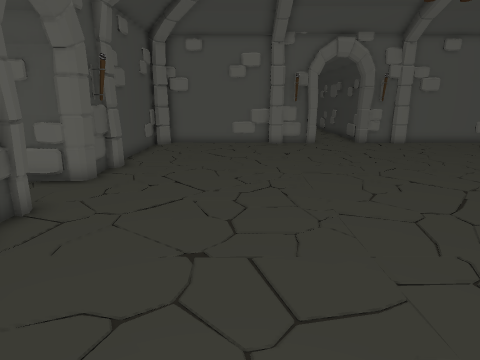
[1] (above)

22 first-person views from a walk through a scene from a Unity 3-D project. The camera is 1.3 m above the floor, tilts 14° down and sees 75° across. The floor is counted in squares, 0.5 m on a side. Each view is taken from the middle of a square. On the plan, view 1 faces up. The plan holds only what a view shows up to about 20 squares ahead; the rest is blank. The place goes on beyond the plan. The player is left out. Some animated figures are not drawn. Door leaves are left out, so doorways stand open.

[2]
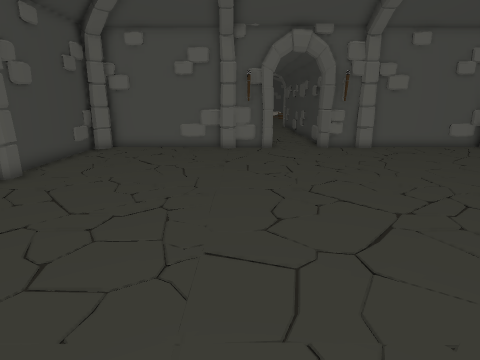

[3]
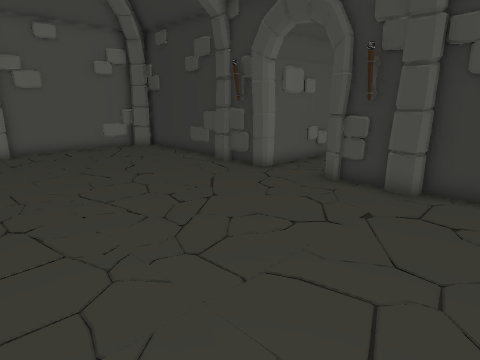

[4]
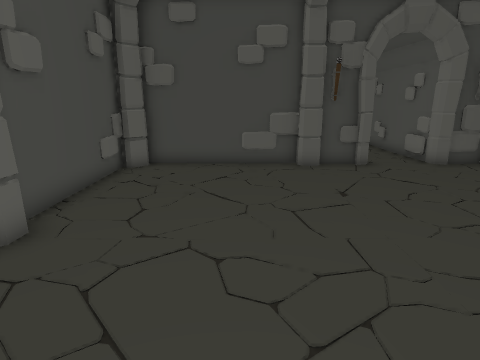

[5]
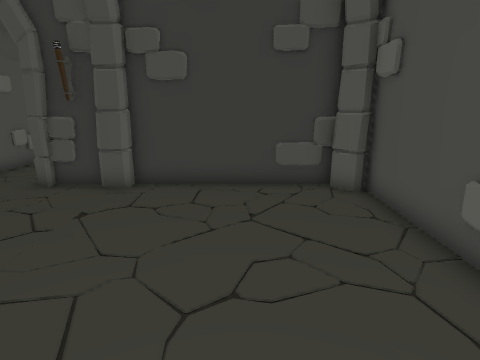

[6]
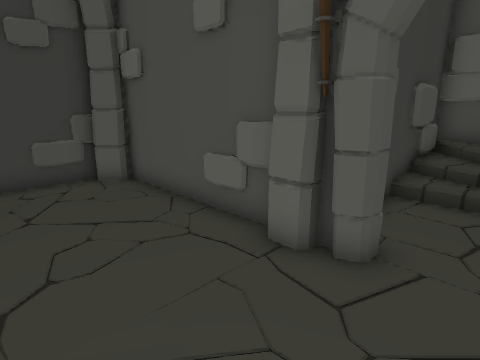

[7]
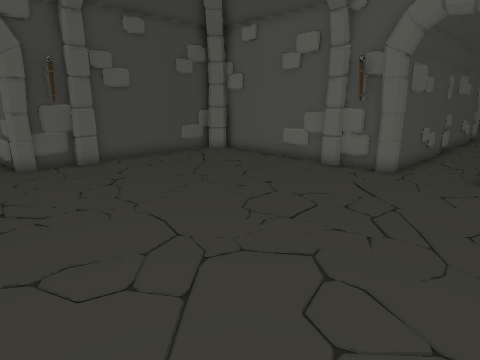

[8]
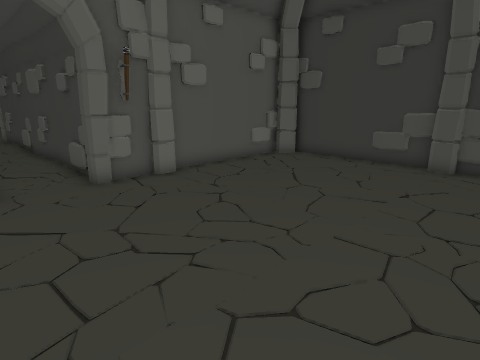

[9]
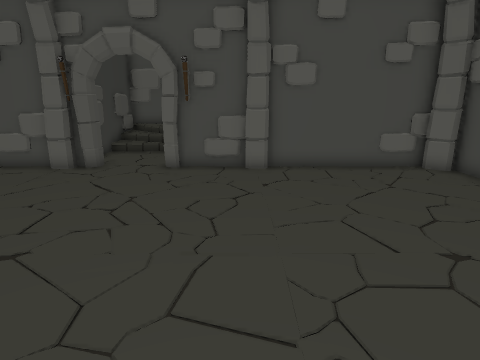

[10]
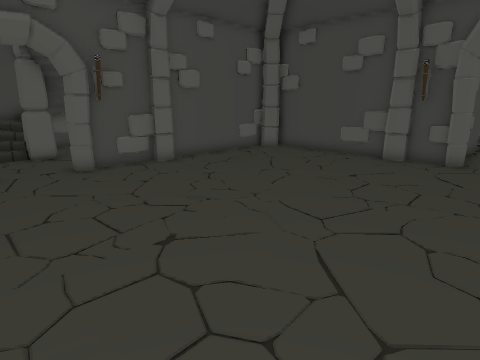

[11]
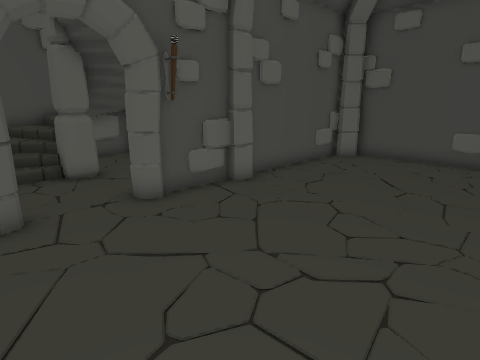

[12]
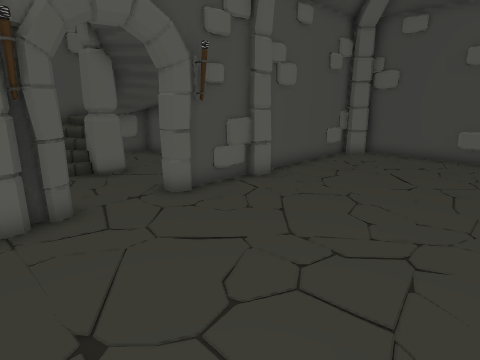

[13]
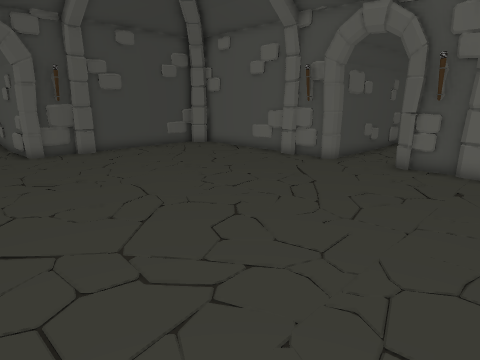

[14]
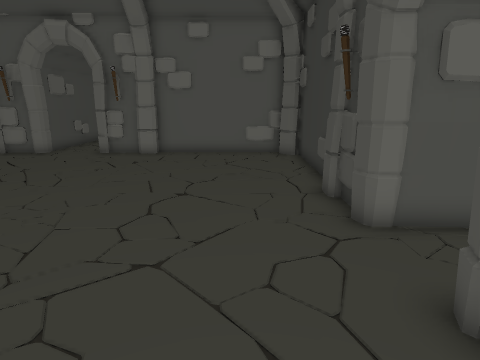

[15]
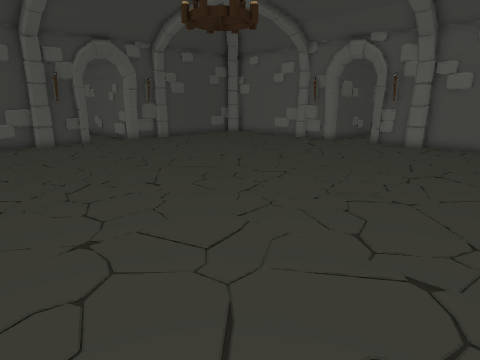

[16]
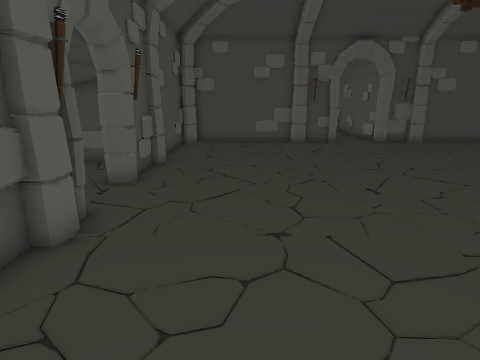

[17]
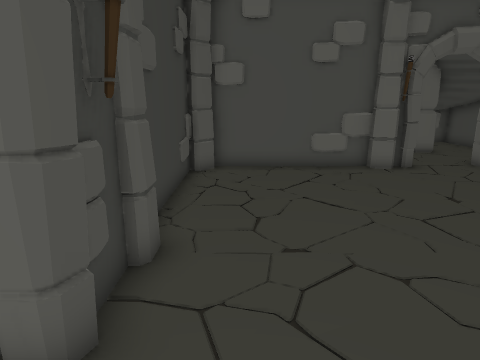

[18]
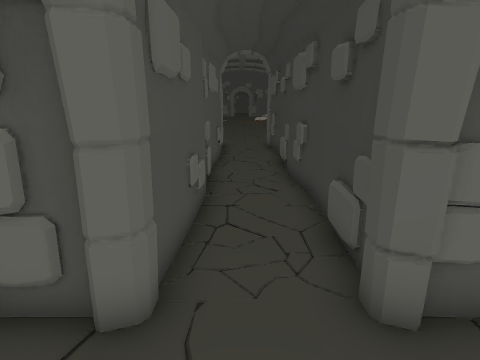

[19]
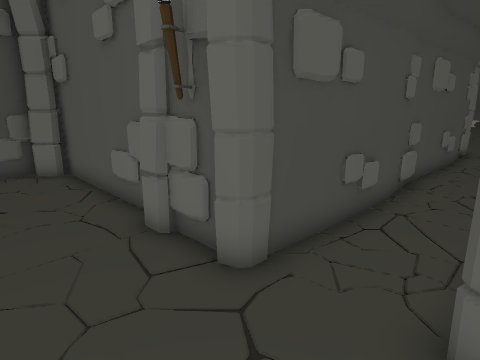

[20]
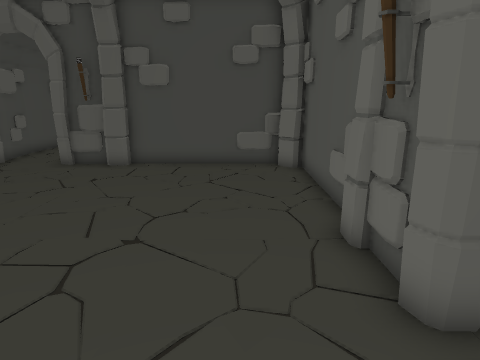

[21]
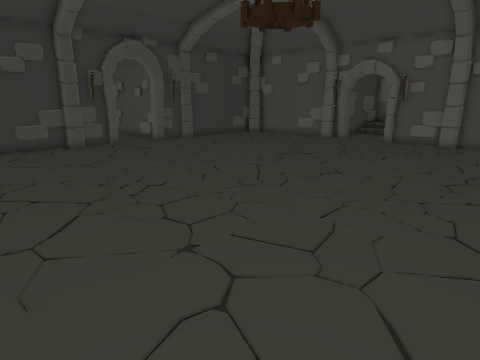

[22]
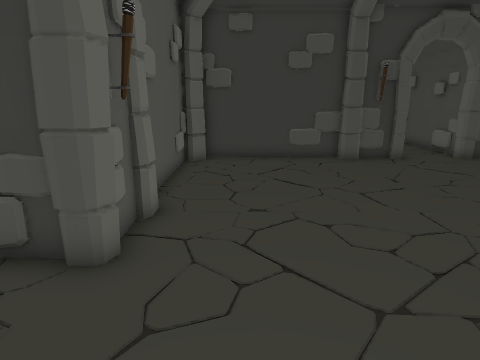

### Floor plan
Key: @ floor where view 1 was taken; # wall or solid block; . main floor; : floor 0.25 m higher than the main floor; = window, fence, low wall or low ledge; ^ raised ledge; O other object.
Columns run from 9 left of view 1 to 20 right of it. Each row starts with its distance up from view 1.
 34               # .#
 33               #..#
 32               #..#
 31               #..#
 30               #..#
 29               #..#
 28               #..#
 27               #..#
 26               #..#
 25               #..#
 24               #..#
 23               #..#
 22               #..#
 21     ########  #..#  #######
 20     ##...=#####  ##O##...=##
 19     #.......       ........#
 18     #........    . ........#
 17     #.......   . . ........#
 16     #.......       ........#
 15     #.......       ........#
 14     #.......       ........#
 13     #.......       ........#
 12     #                      O
 11     #                      #
 10 #####       ..     .     . ###
  9  ...                       ..
  8  ###              .        ###
  7   ###                .     ##
  6     #                     ##
  5    OO.......       .......##
  4    ##.......       ........#
  3    ##.......       ........#
  2     #........   .. ........#
  1     #.......     . ........#
  0     #....@..       ........#
 -1     #.......       ........#
 -2     #.......      #O......##
 -3     ########O###..#########
 -4            # ......
 -5            # ......
 -6             # .....#
 -7             ####::^#
 -8            ###^ ^^^#
 -9            # ^^^^^^#

Positions as (right, up) in squares from view 1, and headings:
1: (0, 0), facing up
2: (3, 2), facing up
3: (8, 2), facing up-right
4: (8, 2), facing left
5: (8, 1), facing right
6: (7, 2), facing down-right
7: (9, 8), facing up-left
8: (4, 10), facing up-right
9: (3, 10), facing down
10: (10, 10), facing down-left
11: (10, 5), facing down-left
12: (11, 5), facing down-left
13: (12, 7), facing up-left
14: (15, 4), facing up
15: (16, 0), facing up-left
16: (16, 1), facing left
17: (16, 10), facing down
18: (6, 17), facing up
19: (8, 17), facing up-left
20: (8, 18), facing left
21: (-2, 19), facing down-right
22: (3, 18), facing right
